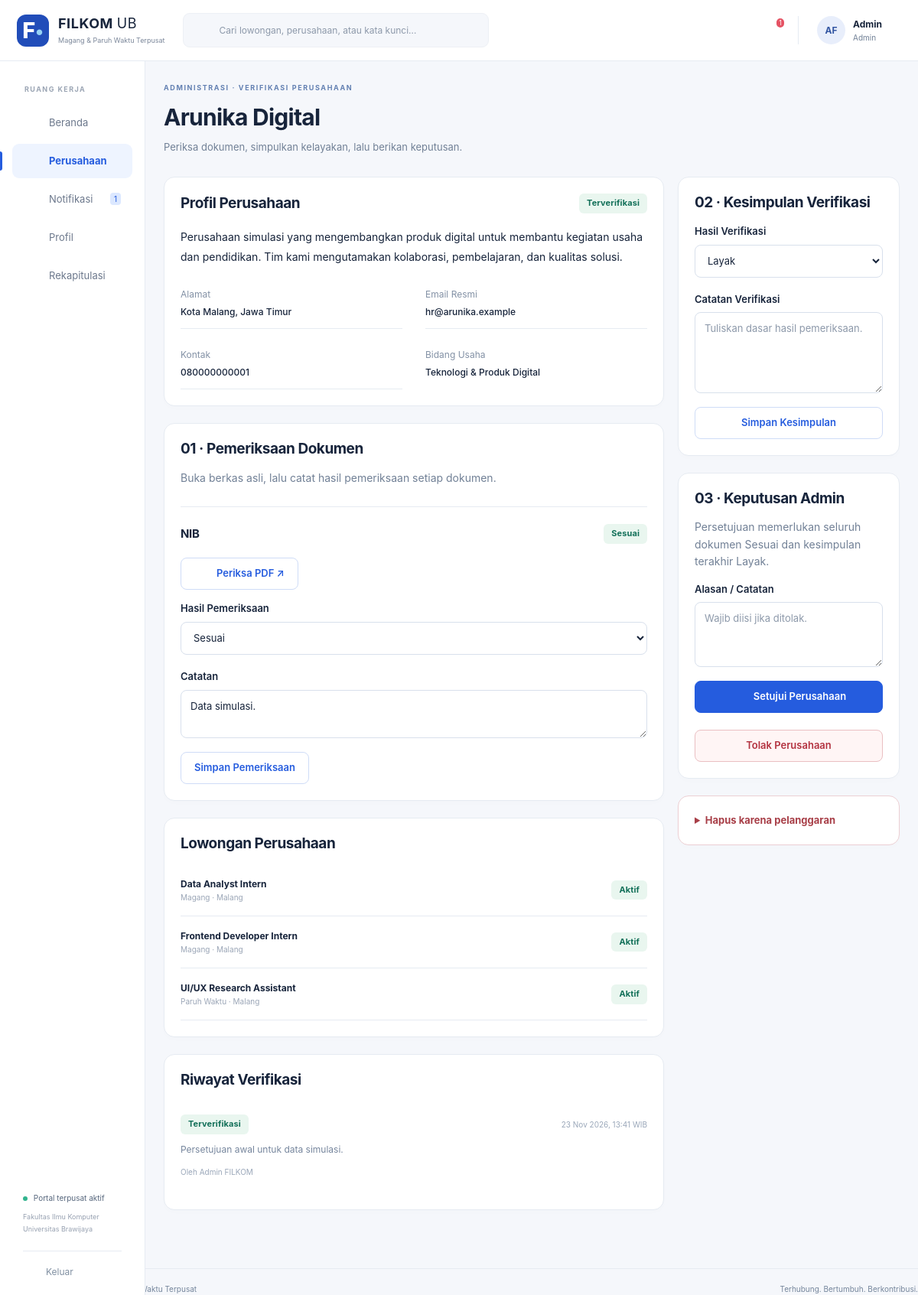
The app's page /index.php?r=perusahaan/detail&id=1 (signed in) with its own data.
### tables this page shows
CREATE TABLE AKUN (
 idAkun INT AUTO_INCREMENT PRIMARY KEY, username VARCHAR(100) NOT NULL UNIQUE, email VARCHAR(100) NOT NULL UNIQUE,
 passwordHash VARCHAR(255) NOT NULL, namaPengguna VARCHAR(100) NOT NULL,
 role ENUM('Mahasiswa','Rekruter','Admin') NOT NULL, aktif TINYINT(1) NOT NULL DEFAULT 1,
 idMahasiswa INT NULL UNIQUE,idPerusahaan INT NULL,
 FOREIGN KEY(idMahasiswa) REFERENCES MAHASISWA(idMahasiswa), FOREIGN KEY(idPerusahaan) REFERENCES PERUSAHAAN(idPerusahaan),
 CONSTRAINT CK_AKUN_ROLE CHECK ((role='Mahasiswa' AND idMahasiswa IS NOT NULL AND idPerusahaan IS NULL) OR (role='Rekruter' AND idPerusahaan IS NOT NULL AND idMahasiswa IS NULL) OR (role='Admin' AND idMahasiswa IS NULL AND idPerusahaan IS NULL))
);

CREATE TABLE PERUSAHAAN (
 idPerusahaan INT AUTO_INCREMENT PRIMARY KEY, namaPerusahaan VARCHAR(100) NOT NULL,
 alamat TEXT NOT NULL, emailPerusahaan VARCHAR(100) NOT NULL UNIQUE,
 statusVerifikasi VARCHAR(20) NOT NULL DEFAULT 'Menunggu', bidangUsaha VARCHAR(100) NOT NULL DEFAULT '',
 kontak VARCHAR(30) NOT NULL DEFAULT '', deskripsi TEXT, website VARCHAR(250) NOT NULL DEFAULT '',
 catatanVerifikasi TEXT, dihapusPada DATETIME NULL, dibuatPada DATETIME NOT NULL DEFAULT CURRENT_TIMESTAMP
);

CREATE TABLE DOKUMEN_PERUSAHAAN (
 id INT AUTO_INCREMENT PRIMARY KEY,idPerusahaan INT NOT NULL,idDokumen INT NOT NULL,namaDokumen VARCHAR(100) NOT NULL,
 hasilPemeriksaan VARCHAR(30) NOT NULL DEFAULT 'Belum diperiksa',catatan TEXT,idPemeriksa INT NULL,
 FOREIGN KEY(idPerusahaan) REFERENCES PERUSAHAAN(idPerusahaan),FOREIGN KEY(idDokumen) REFERENCES DOKUMEN(idDokumen),FOREIGN KEY(idPemeriksa) REFERENCES AKUN(idAkun)
);

CREATE TABLE LOWONGAN (
 idLowongan INT AUTO_INCREMENT PRIMARY KEY,namaLowongan VARCHAR(100) NOT NULL,jenisPekerjaan VARCHAR(50) NOT NULL,
 modeKerja VARCHAR(50) NOT NULL,lokasiPenempatan VARCHAR(100) NOT NULL,tingkatSemesterMinimal INT NOT NULL,
 targetJurusan TEXT NOT NULL,deskripsi TEXT NOT NULL,dokumenPersyaratan TEXT NOT NULL,
 statusLowongan VARCHAR(20) NOT NULL DEFAULT 'Draf',tanggalDibuat DATETIME NOT NULL DEFAULT CURRENT_TIMESTAMP,idPerusahaan INT NOT NULL,
 batasLamaran DATE NULL,kuota INT NOT NULL DEFAULT 1,durasiBulan INT NOT NULL DEFAULT 3,
 uangSaku DECIMAL(12,0) NOT NULL DEFAULT 0,konversiSKS INT NOT NULL DEFAULT 0,kualifikasi TEXT,dihapusPada DATETIME NULL,
 FOREIGN KEY(idPerusahaan) REFERENCES PERUSAHAAN(idPerusahaan), INDEX IDX_LOWONGAN_STATUS(statusLowongan,idPerusahaan)
);

CREATE TABLE RIWAYAT_VERIFIKASI (
 idVerifikasi INT AUTO_INCREMENT PRIMARY KEY,idPerusahaan INT NOT NULL,idAdmin INT NOT NULL,hasil VARCHAR(30) NOT NULL,
 catatan TEXT NOT NULL,dibuatPada DATETIME NOT NULL DEFAULT CURRENT_TIMESTAMP,
 FOREIGN KEY(idPerusahaan) REFERENCES PERUSAHAAN(idPerusahaan),FOREIGN KEY(idAdmin) REFERENCES AKUN(idAkun)
);

### app/Views/perusahaan/detail.php (the view, shortened to what the rows shown need)
<?php $heading=$perusahaan['namaPerusahaan'];$kicker='ADMINISTRASI · VERIFIKASI PERUSAHAAN';$subtitle='Periksa dokumen, simpulkan kelayakan, lalu berikan keputusan.';require ROOT.'/app/Views/components/heading.php';?>
<div class="content-with-aside"><div class="stack"><section class="card"><div class="section-heading"><h2>Profil Perusahaan</h2><?= badge($perusahaan['statusVerifikasi']) ?></div><p class="prose"><?= nl2br(e($perusahaan['deskripsi'])) ?></p><dl class="summary-list two-up"><?php foreach(['alamat'=>'Alamat','emailPerusahaan'=>'Email Resmi','kontak'=>'Kontak','bidangUsaha'=>'Bidang Usaha'] as $k=>$label):?><div><dt><?= e($label) ?></dt><dd><?= e($perusahaan[$k]) ?></dd></div><?php endforeach;?></dl><?php if($perusahaan['website']):?><a target="_blank" rel="noopener noreferrer" href="<?= e($perusahaan['website']) ?>">Kunjungi website ↗</a><?php endif;?></section>
<section class="card"><h2>01 · Pemeriksaan Dokumen</h2><?php foreach($dokumen as $d):?><div class="review-document"><div class="section-heading"><h3><?= e($d['namaDokumen']) ?></h3><?= badge($d['hasilPemeriksaan']) ?></div><p><a class="button secondary" target="_blank" rel="noopener" href="<?= e(url('dokumen/lihat',['id'=>$d['idDokumen']])) ?>"><?= icon('file') ?> Periksa PDF ↗</a></p><form method="post" action="<?= e(url('perusahaan/dokumen')) ?>"><label>Hasil Pemeriksaan<select name="hasil" required><?php foreach(['Sesuai','Tidak sesuai','Bermasalah'] as $s):?><option<?= selected($d['hasilPemeriksaan'],$s) ?>><?= e($s) ?></option><?php endforeach;?></select></label><label>Catatan<textarea name="catatan" maxlength="2000" rows="2"><?= e($d['catatan']) ?></textarea></label><button class="button secondary">Simpan Pemeriksaan</button></form></div><?php endforeach;?></section>
<section class="card"><h2>Lowongan Perusahaan</h2><?php foreach($lowongan as $l):?><div class="list-row"><div><strong><?= e($l['namaLowongan']) ?></strong><small><?= e($l['jenisPekerjaan']) ?> · <?= e($l['lokasiPenempatan']) ?></small></div><?= badge($l['statusLowongan']) ?></div><?php endforeach;?><?php if(!$lowongan):?><p class="muted">Belum ada lowongan.</p><?php endif;?></section><section class="card"><h2>Riwayat Verifikasi</h2><?php foreach($riwayat as $h):?><article class="history-item"><div class="section-heading"><?= badge($h['hasil']) ?><small><?= tanggal($h['dibuatPada'],'d M Y, H:i') ?> WIB</small></div><p><?= e($h['catatan']) ?></p><small>Oleh <?= e($h['namaPengguna']) ?></small></article><?php endforeach;?><?php if(!$riwayat):?><p class="muted">Belum ada kesimpulan verifikasi.</p><?php endif;?></section></div>
<aside class="stack"><section class="card"><h2>02 · Kesimpulan Verifikasi</h2></section><section class="card"><h2>03 · Keputusan Admin</h2></section></aside></div>

### app/Views/layout/header.php (shortened to what the rows shown need)
<!doctype html>
<html lang="id"><head><meta charset="utf-8"><meta name="viewport" content="width=device-width,initial-scale=1">
<title><?= e($title) ?> · FILKOM Connect</title><link rel="stylesheet" href="assets/app.css">
</head><body>
<?php if($currentUser): $role=$currentUser['role'];$r=query('r','dashboard'); ?>
<header class="topbar"><a class="brand" href="<?= e(url()) ?>"><span class="brand-icon">F<span>•</span></span><span><strong>FILKOM <span class="brand-light">UB</span></strong><small>Magang &amp; Paruh Waktu Terpusat</small></span></a>
<form class="global-search" action="index.php" method="get"><input type="hidden" name="r" value="<?= $role==='Admin'?'perusahaan':'lowongan' ?>"><?= icon('search') ?><input aria-label="Pencarian global" name="keyword" placeholder="Cari lowongan, perusahaan, atau kata kunci…" value="<?= e(query('keyword')) ?>"><button class="icon-button" aria-label="Cari"><?= icon('arrow') ?></button></form>
<div class="top-actions"><form class="mobile-logout" method="post" action="<?= e(url('logout')) ?>"><?= csrf() ?><button class="icon-button" aria-label="Keluar"><?= icon('logout') ?></button></form><a class="notification-button" href="<?= e(url('notifikasi')) ?>" aria-label="Notifikasi, <?= $unread ?> belum dibaca"><?= icon('bell') ?><?php if($unread):?><span class="counter"><?= $unread>99?'99+':$unread ?></span><?php endif;?></a><div class="user-summary"><span class="avatar"><?= e(initials($currentUser['namaPengguna'])) ?></span><span><strong><?= e(explode(' ',$currentUser['namaPengguna'])[0]) ?></strong><small><?= e($role) ?></small></span></div></div></header>
<aside class="sidebar"><div class="sidebar-label">RUANG KERJA</div><nav aria-label="Navigasi utama">
<?php $nav=[['dashboard','home','Beranda']];
if($role==='Admin')$nav=[...$nav,['perusahaan','building','Perusahaan']];
$nav[]=['notifikasi','bell','Notifikasi'];$nav[]=['profil','user','Profil'];
if($role!=='Mahasiswa')$nav[]=['rekapitulasi','chart','Rekapitulasi'];
foreach($nav as [$link,$ic,$label]):$active=explode('/',$r)[0]===$link||($link==='pendaftar'&&str_starts_with($r,'seleksi')); ?>
<a href="<?= e(url($link)) ?>" class="nav-link <?= $active?'active':'' ?>" <?= $active?'aria-current="page"':'' ?>><?= icon($ic) ?><span><?= e($label) ?></span><?php if($link==='notifikasi'&&$unread):?><span class="nav-count"><?= $unread ?></span><?php endif;?></a>
<?php endforeach;?></nav><div class="sidebar-bottom"><div class="portal-status"><i></i> Portal terpusat aktif<small>Fakultas Ilmu Komputer<br>Universitas Brawijaya</small></div><form method="post" action="<?= e(url('logout')) ?>"><?= csrf() ?><button class="logout"><?= icon('logout') ?> Keluar</button></form></div></aside>
<main id="main" class="main-content">
<?php else: ?><main id="main" class="public-main"><?php endif; ?>

### app/Core/helpers.php (shortened to what the rows shown need)
<?php
function e(mixed $s):string {
    return htmlspecialchars((string)$s,ENT_QUOTES|ENT_SUBSTITUTE,'UTF-8');
}
function url(string $route='dashboard',array $p=[]):string {
    return 'index.php?'.http_build_query(['r'=>$route]+$p);
}
function query(string $key,string $default=''):string {
    $v=$_GET[$key]??$default;
    return is_scalar($v)?trim((string)$v):$default;
}
function selected(mixed $a,mixed $b):string {
    return (string)$a===(string)$b?' selected':'';
}
function tanggal(?string $date,string $format='d M Y'):string {
    return $date?date($format,strtotime($date)):'—';
}
function initials(string $s):string {
    $w=preg_split('/\s+/',trim($s));
    return mb_strtoupper(mb_substr($w[0]??'',0,1).mb_substr($w[1]??'',0,1));
}
function statusClass(string $s):string {
    return match($s) {
        'Diterima','Terverifikasi','Lolos','Sesuai','Layak','Aktif'=>'green','Ditolak','Tidak Lolos','Tidak sesuai','Tidak Layak','Dihapus'=>'red','Wawancara','Diproses','Menunggu'=>'amber','Draf','Ditutup'=>'gray',default=>'blue'
    }
    ;
}
function badge(string $s):string {
    return '<span class="badge '.statusClass($s).'">'.e($s).'</span>';
}
function icon(string $name):string {
    $paths=[ 'home'=>'<path d="m3 10 9-7 9 7v10H3Z"/><path d="M9 20v-7h6v7"/>', 'briefcase'=>'<rect x="3" y="7" width="18" height="14" rx="2"/><path d="M8 7V3h8v4M3 12c6 4 12 4 18 0M10 13h4"/>', 'file'=>'<path d="M6 3h9l4 4v14H6Z"/><path d="M14 3v5h5M9 12h7M9 16h7"/>', 'bell'=>'<path d="M5 17h14l-2-3V9a5 5 0 0 0-10 0v5ZM10 21h4"/>', 'user'=>'<circle cx="12" cy="8" r="4"/><path d="M4 21v-2a8 8 0 0 1 16 0v2"/>', 'calendar'=>'<rect x="3" y="5" width="18" height="16" rx="2"/><path d="M7 2v6M17 2v6M3 11h18M7 15h3M14 15h3"/>', 'chat'=>'<path d="M4 4h16v12H9l-5 5Z"/><path d="M8 8h8M8 12h5"/>', 'search'=>'<circle cx="10" cy="10" r="6"/><path d="m15 15 6 6"/>', 'arrow'=>'<path d="M4 12h16m-6-6 6 6-6 6"/>', 'plus'=>'<path d="M12 4v16M4 12h16"/>', 'location'=>'<path d="M19 10c0 5-7 11-7 11S5 15 5 10a7 7 0 0 1 14 0Z"/><circle cx="12" cy="10" r="2"/>', 'check'=>'<path d="m5 12 4 4L19 6"/>', 'clock'=>'<circle cx="12" cy="12" r="9"/><path d="M12 6v6l4 2"/>', 'logout'=>'<path d="M9 3H4v18h5M9 12h12m-5-5 5 5-5 5"/>', 'building'=>'<path d="M4 21V3h12v18M16 9h4v12M8 7h4M8 11h4M8 15h4M9 21v-3h3v3"/>', 'chart'=>'<path d="M4 3v18h17M8 17v-4M13 17V8M18 17V5"/>', 'shield'=>'<path d="m12 2 9 4v6c0 5-9 10-9 10S3 17 3 12V6Z"/><path d="m8 12 3 3 5-6"/>', 'download'=>'<path d="M12 3v12m-5-5 5 5 5-5M4 16v5h16v-5"/>', 'close'=>'<path d="m5 5 14 14M19 5 5 19"/>', ];
    return '<svg class="icon" viewBox="0 0 24 24" fill="none" stroke="currentColor" stroke-width="1.7" stroke-linecap="round" stroke-linejoin="round" aria-hidden="true">'.($paths[$name]??$paths['file']).'</svg>';
}

### app/Views/components/heading.php
<div class="page-heading"><div><p class="eyebrow"><?= e($kicker??'FILKOM CONNECT') ?></p><h1><?= e($heading??$title) ?></h1><?php if(!empty($subtitle)):?><p><?= e($subtitle) ?></p><?php endif;?></div><?php if(!empty($headingAction)):?><?= $headingAction ?><?php endif;?></div>

### records on screen
akun: namaPengguna "AF", namaPengguna "Admin", role "Admin"
perusahaan: namaPerusahaan "Arunika Digital", statusVerifikasi "Terverifikasi", deskripsi "Perusahaan simulasi yang mengembangkan produk digital untuk membantu kegiatan usaha dan pendidikan. Tim kami mengutamakan kolaborasi, pembelajaran, dan kualitas solusi.", alamat "Kota Malang, Jawa Timur", emailPerusahaan "hr@arunika.example", kontak "080000000001", bidangUsaha "Teknologi & Produk Digital"
dokumen_perusahaan: namaDokumen "NIB", hasilPemeriksaan "Sesuai", hasil "Sesuai", catatan "Data simulasi."
lowongan: namaLowongan "Data Analyst Intern", jenisPekerjaan "Magang", lokasiPenempatan "Malang", statusLowongan "Aktif"
lowongan: namaLowongan "Frontend Developer Intern", jenisPekerjaan "Magang", lokasiPenempatan "Malang", statusLowongan "Aktif"
lowongan: namaLowongan "UI/UX Research Assistant", jenisPekerjaan "Paruh Waktu", lokasiPenempatan "Malang", statusLowongan "Aktif"
riwayat_verifikasi: hasil "Terverifikasi", dibuatPada "23 Nov 2026, 13:41", catatan "Persetujuan awal untuk data simulasi.", idAdmin.namaPengguna "Admin FILKOM"

### other values on screen
$unread "1"
$label "Beranda"
$label "Perusahaan"
$label "Notifikasi"
$label "Profil"
$label "Rekapitulasi"
$kicker "ADMINISTRASI · VERIFIKASI PERUSAHAAN"
$subtitle "Periksa dokumen, simpulkan kelayakan, lalu berikan keputusan."
$label "Alamat"
$label "Email Resmi"
$label "Kontak"
$label "Bidang Usaha"
